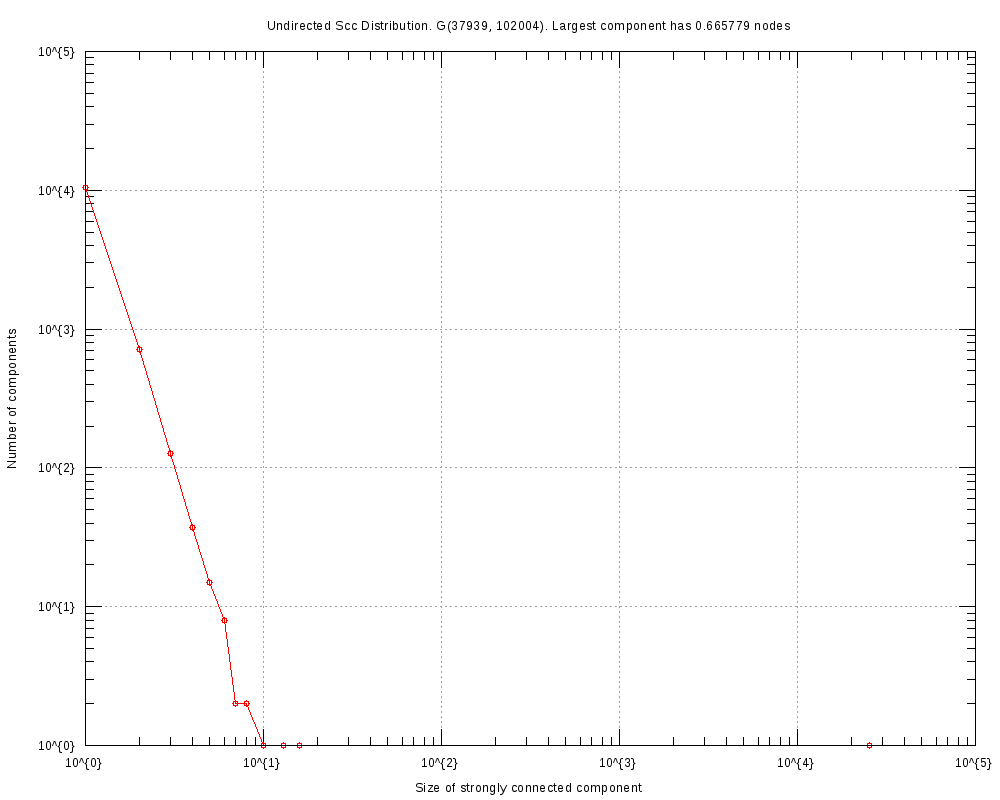

Generate this figure with gnuplot:
#
# Undirected Scc Distribution. G(37939, 102004). Largest component has 0.665779 nodes (Mon Sep  9 04:40:23 2019)
#

set title "Undirected Scc Distribution. G(37939, 102004). Largest component has 0.665779 nodes"
set key bottom right
set logscale xy 10
set format x "10^{%L}"
set mxtics 10
set format y "10^{%L}"
set mytics 10
set grid
set xlabel "Size of strongly connected component"
set ylabel "Number of components"
set tics scale 2
set terminal png font arial 10 size 1000,800
set output 'scc.soc-Epinions1-subgraph.png'
plot 	"scc.soc-Epinions1-subgraph.tab" using 1:2 title "" with linespoints pt 6
